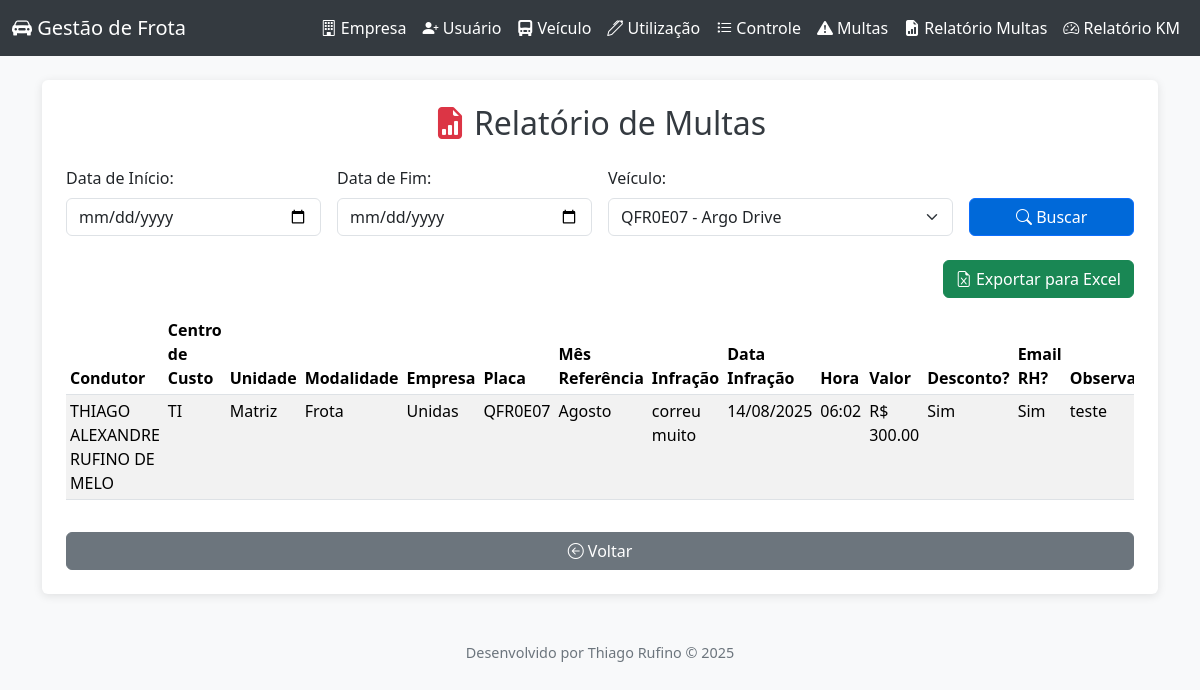
Page /relatorio_multas?veiculo_id=1 on the committed database.
### app.py (models this page shows)
class Multa(db.Model):
    id = db.Column(db.Integer, primary_key=True)
    usuario_id = db.Column(db.Integer, db.ForeignKey('usuario.id'), nullable=True)
    veiculo_id = db.Column(db.Integer, db.ForeignKey('veiculo.id'), nullable=True)
    centro_custo = db.Column(db.String(100), nullable=True)
    unidade = db.Column(db.String(100), nullable=True)
    modalidade = db.Column(db.String(100), nullable=True)
    empresa_id = db.Column(db.Integer, db.ForeignKey('empresa.id'), nullable=True)
    placa = db.Column(db.String(10), nullable=False)
    mes_referencia = db.Column(db.String(7), nullable=True)
    infracao = db.Column(db.String(255), nullable=True)
    data_infracao = db.Column(db.Date, nullable=True)
    hora_infracao = db.Column(db.String(5), nullable=True)
    valor_termo_desc = db.Column(db.Float, nullable=True)
    desconto_realizado = db.Column(db.String(3), nullable=True) # 'Sim' ou 'Não'
    enviado_email_rh = db.Column(db.String(3), nullable=True) # 'Sim' ou 'Não'
    observacao = db.Column(db.Text, nullable=True)
    usuario = db.relationship('Usuario')
    veiculo = db.relationship('Veiculo')
    empresa = db.relationship('Empresa')

class Usuario(db.Model):
    id = db.Column(db.Integer, primary_key=True)
    nome = db.Column(db.String(100), nullable=False)
    cargo = db.Column(db.String(100), nullable=False)
    setor = db.Column(db.String(100), nullable=False)

class Empresa(db.Model):
    id = db.Column(db.Integer, primary_key=True)
    nome = db.Column(db.String(100), nullable=False)

### app.py (the view)
@app.route('/relatorio_multas', methods=['GET'])
def relatorio_multas():
    multas = []
    veiculos = Veiculo.query.order_by(Veiculo.placa).all()
    if any(request.args.get(key) for key in ['data_inicio', 'data_fim', 'veiculo_id']):
        query = Multa.query
        data_inicio_str = request.args.get('data_inicio')
        data_fim_str = request.args.get('data_fim')
        veiculo_id = request.args.get('veiculo_id')
        if data_inicio_str:
            data_inicio = datetime.strptime(data_inicio_str, '%Y-%m-%d').date()
            query = query.filter(Multa.data_infracao >= data_inicio)
        if data_fim_str:
            data_fim = datetime.strptime(data_fim_str, '%Y-%m-%d').date()
            query = query.filter(Multa.data_infracao <= data_fim)
        if veiculo_id and veiculo_id.isdigit():
            query = query.filter(Multa.veiculo_id == int(veiculo_id))
        multas = query.order_by(Multa.data_infracao.desc()).all()
    return render_template('relatorio_multas.html', multas=multas, veiculos=veiculos)

### templates/relatorio_multas.html (shortened to what this page needs)
{% extends "base.html" %}
{% block content %}
<div class="row justify-content-center">
    <div class="col-md-12">
        <div class="card p-4">
            <h2 class="mb-4 text-center">
                <i class="bi bi-file-earmark-bar-graph-fill text-danger me-2"></i>Relatório de Multas
            </h2>
            <form action="{{ url_for('relatorio_multas') }}" method="GET" class="mb-4">
                <div class="row g-3 align-items-end">
                    <div class="col-md-3">
                        <label for="data_inicio" class="form-label">Data de Início:</label>
                        <input type="date" class="form-control" id="data_inicio" name="data_inicio" value="{{ request.args.get('data_inicio', '') }}">
                    </div>
                    <div class="col-md-3">
                        <label for="data_fim" class="form-label">Data de Fim:</label>
                        <input type="date" class="form-control" id="data_fim" name="data_fim" value="{{ request.args.get('data_fim', '') }}">
                    </div>
                    <div class="col-md-4">
                        <label for="veiculo_id" class="form-label">Veículo:</label>
                        <select id="veiculo_id" name="veiculo_id" class="form-select">
                            {% for veiculo in veiculos %}
                            <option value="{{ veiculo.id }}" {% if request.args.get('veiculo_id') and request.args.get('veiculo_id')|int == veiculo.id %}selected{% endif %}>
                                {{ veiculo.placa }} - {{ veiculo.marca_modelo }}
                            </option>
                            {% endfor %}
                        </select>
                    </div>
                    <div class="col-md-2">
                        <button type="submit" class="btn btn-primary w-100">
                            <i class="bi bi-search"></i> Buscar
                        </button>
                    </div>
                </div>
            </form>
            {% if multas %}
            <div class="mb-3 d-flex justify-content-end">
                <a href="{{ url_for('exportar_multas_excel', data_inicio=request.args.get('data_inicio', ''), data_fim=request.args.get('data_fim', ''), veiculo_id=request.args.get('veiculo_id', '')) }}" class="btn btn-success">
                    <i class="bi bi-file-earmark-excel"></i> Exportar para Excel
                </a>
            </div>
            <div class="table-responsive">
                <table class="table table-striped table-hover table-sm">
                    <thead>
                        <tr>
                            <th>Condutor</th>
                            <th>Centro de Custo</th>
                            <th>Unidade</th>
                            <th>Modalidade</th>
                            <th>Empresa</th>
                            <th>Placa</th>
                            <th>Mês Referência</th>
                            <th>Infração</th>
                            <th>Data Infração</th>
                            <th>Hora</th>
                            <th>Valor</th>
                            <th>Desconto?</th>
                            <th>Email RH?</th>
                            <th>Observação</th>
                        </tr>
                    </thead>
                    <tbody>
                        {% set meses_por_extenso = {
                            '01': 'Janeiro', '02': 'Fevereiro', '03': 'Março', '04': 'Abril',
                            '05': 'Maio', '06': 'Junho', '07': 'Julho', '08': 'Agosto',
                            '09': 'Setembro', '10': 'Outubro', '11': 'Novembro', '12': 'Dezembro'
                        } %}
                        {% for multa in multas %}
                        <tr>
                            <td>{{ multa.usuario.nome if multa.usuario else '-' }}</td>
                            <td>{{ multa.centro_custo if multa.centro_custo else '-' }}</td>
                            <td>{{ multa.unidade if multa.unidade else '-' }}</td>
                            <td>{{ multa.modalidade if multa.modalidade else '-' }}</td>
                            <td>{{ multa.empresa.nome if multa.empresa else '-' }}</td>
                            <td>{{ multa.placa }}</td>
                            <td>
                                {% if multa.mes_referencia %}
                                    {% set mes_num = multa.mes_referencia.split('-')[1] %}
                                    {{ meses_por_extenso[mes_num] if mes_num in meses_por_extenso else '-' }}
                                {% else %}
                                    -
                                {% endif %}
                            </td>
                            <td>{{ multa.infracao }}</td>
                            <td>{{ multa.data_infracao.strftime('%d/%m/%Y') if multa.data_infracao else '-' }}</td>
                            <td>{{ multa.hora_infracao if multa.hora_infracao else '-' }}</td>
                            <td>R$ {{ "%.2f"|format(multa.valor_termo_desc) if multa.valor_termo_desc else '-' }}</td>
                            <td>{{ multa.desconto_realizado if multa.desconto_realizado else '-' }}</td>
                            <td>{{ multa.enviado_email_rh if multa.enviado_email_rh else '-' }}</td>
                            <td>{{ multa.observacao if multa.observacao else '-' }}</td>
                        </tr>
                        {% endfor %}
                    </tbody>
                </table>
            </div>
            {% else %}
            <div class="alert alert-info text-center" role="alert">
                Selecione os filtros acima e clique em "Buscar" para visualizar as multas.
            </div>
            {% endif %}
            <a href="{{ url_for('index') }}" class="btn btn-secondary mt-3">
                <i class="bi bi-arrow-left-circle"></i> Voltar
            </a>
        </div>
    </div>
</div>
{% endblock %}

### templates/base.html (style rules this page uses)
body { background-color: #f8f9fa; }
.card { border: none; box-shadow: 0 2px 10px rgba(0,0,0,0.1); }
.btn-primary { background-color: #0069d9; }
.btn-secondary { background-color: #6c757d; }
h1, h2 { color: #343a40; }

### rows in the picture
Multa: usuario "THIAGO ALEXANDRE RUFINO DE MELO", centro_custo "TI", unidade "Matriz", modalidade "Frota", empresa "Unidas", placa "QFR0E07", meses_por_extenso "Agosto", infracao "correu muito", data_infracao "14/08/2025", hora_infracao "06:02", valor_termo_desc "300.00", desconto_realizado "Sim", enviado_email_rh "Sim", observacao "teste"

### other values in the picture
{{ 2025 }} "2025"
form field veiculo_id "QFR0E07 - Argo Drive"
